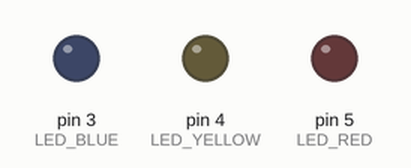
A sketch run on a simulated Arduino Uno, built with avr-gcc and run on an emulated ATmega328P. Shown: output pins drawn as LEDs (lit = HIGH).

Above: at 0.5 s.
At 3.5 s:
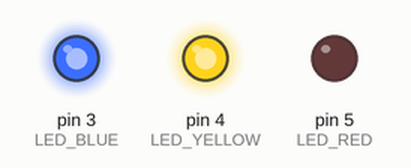
At 4.5 s:
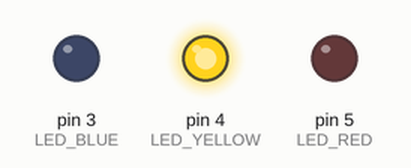
At 6.5 s:
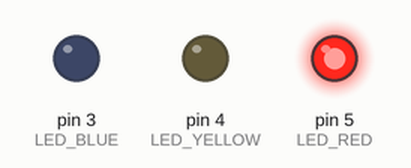
At 9.5 s:
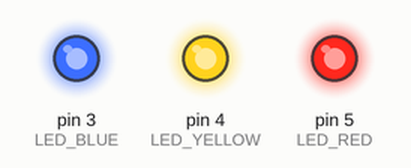
At 13.5 s:
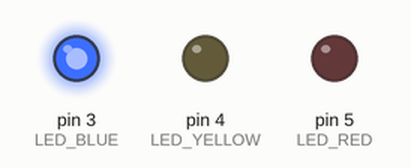
Timing chart, 0 to 15.6 s (numbered marks = the images above):
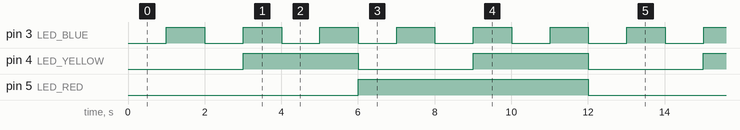

The sketch:

simple_led_blink.ino
```cpp
enum LED_COLOR
{
  LED_BLUE = 3,
  LED_YELLOW,
  LED_RED
};

unsigned long prevLedBlueMillis;
unsigned long prevLedYellowMillis;
unsigned long prevLedRedMillis;

int ledBlueInterval;
int ledYellowInterval;
int ledRedInterval;

int ledBlueState;
int ledYellowState;
int ledRedState;

void setup()
{
  Serial.begin(9600);
  pinMode(LED_BLUE, OUTPUT);
  pinMode(LED_YELLOW, OUTPUT);
  pinMode(LED_RED, OUTPUT);

  ledBlueInterval   = 1000;
  ledYellowInterval = 3000;
  ledRedInterval    = 6000;

  ledBlueState      = LOW;
  ledYellowState    = LOW;
  ledRedState       = LOW;
}

void setLedState(LED_COLOR ledType, unsigned long& prevMillis, int ledInterval, int& ledState)
{
  unsigned long curMillis = millis();

  if (curMillis - prevMillis > ledInterval)
  {
    prevMillis = curMillis;

    if (ledState == LOW)
    {
      ledState = HIGH;
    }
    else
    {
      ledState = LOW;
    }

    digitalWrite(ledType, ledState);
  }
}

void loop()
{
  setLedState(LED_BLUE, prevLedBlueMillis, ledBlueInterval, ledBlueState);
  setLedState(LED_YELLOW, prevLedYellowMillis, ledYellowInterval, ledYellowState);
  setLedState(LED_RED, prevLedRedMillis, ledRedInterval, ledRedState);
}
```

Measured:
- by itself, pin 3 (LED_BLUE): alternates HIGH for 1.0 s and LOW for 1.0 s
- by itself, pin 4 (LED_YELLOW): alternates HIGH for 3.0 s and LOW for 3.0 s
- by itself, pin 5 (LED_RED): alternates HIGH for 6.0 s and LOW for 6.0 s
